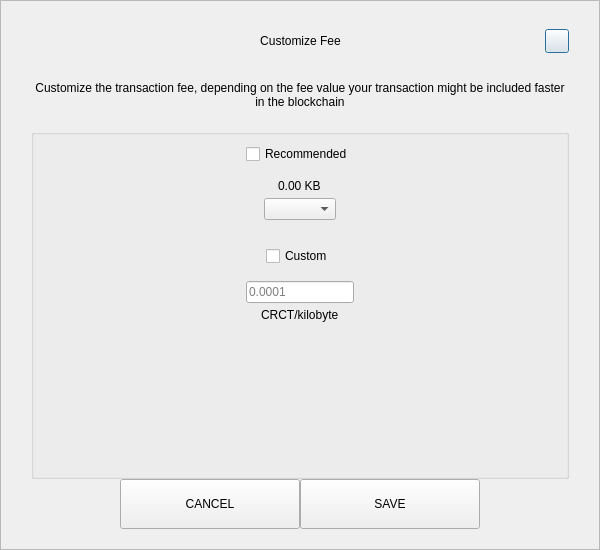
<?xml version="1.0" encoding="UTF-8"?>
<ui version="4.0">
 <class>SendCustomFeeDialog</class>
 <widget class="QDialog" name="SendCustomFeeDialog">
  <property name="geometry">
   <rect>
    <x>0</x>
    <y>0</y>
    <width>600</width>
    <height>550</height>
   </rect>
  </property>
  <property name="windowTitle">
   <string>Form</string>
  </property>
  <layout class="QVBoxLayout" name="verticalLayout_3">
   <property name="spacing">
    <number>0</number>
   </property>
   <property name="leftMargin">
    <number>0</number>
   </property>
   <property name="topMargin">
    <number>0</number>
   </property>
   <property name="rightMargin">
    <number>0</number>
   </property>
   <property name="bottomMargin">
    <number>0</number>
   </property>
   <item>
    <widget class="QFrame" name="frame">
     <property name="styleSheet">
      <string notr="true"/>
     </property>
     <property name="frameShape">
      <enum>QFrame::StyledPanel</enum>
     </property>
     <property name="frameShadow">
      <enum>QFrame::Raised</enum>
     </property>
     <layout class="QVBoxLayout" name="verticalLayout_2">
      <property name="spacing">
       <number>0</number>
      </property>
      <property name="leftMargin">
       <number>30</number>
      </property>
      <property name="topMargin">
       <number>20</number>
      </property>
      <property name="rightMargin">
       <number>30</number>
      </property>
      <property name="bottomMargin">
       <number>20</number>
      </property>
      <item>
       <layout class="QHBoxLayout" name="horizontalLayout_3">
        <property name="spacing">
         <number>0</number>
        </property>
        <item>
         <spacer name="horizontalSpacer_21">
          <property name="orientation">
           <enum>Qt::Horizontal</enum>
          </property>
          <property name="sizeHint" stdset="0">
           <size>
            <width>40</width>
            <height>20</height>
           </size>
          </property>
         </spacer>
        </item>
        <item>
         <widget class="QLabel" name="labelTitle">
          <property name="minimumSize">
           <size>
            <width>0</width>
            <height>40</height>
           </size>
          </property>
          <property name="maximumSize">
           <size>
            <width>16777215</width>
            <height>40</height>
           </size>
          </property>
          <property name="styleSheet">
           <string notr="true">padding-left:24px;</string>
          </property>
          <property name="text">
           <string>Customize Fee</string>
          </property>
          <property name="alignment">
           <set>Qt::AlignCenter</set>
          </property>
          <property name="margin">
           <number>7</number>
          </property>
         </widget>
        </item>
        <item>
         <spacer name="horizontalSpacer">
          <property name="orientation">
           <enum>Qt::Horizontal</enum>
          </property>
          <property name="sizeHint" stdset="0">
           <size>
            <width>40</width>
            <height>20</height>
           </size>
          </property>
         </spacer>
        </item>
        <item>
         <widget class="QPushButton" name="btnEsc">
          <property name="minimumSize">
           <size>
            <width>24</width>
            <height>24</height>
           </size>
          </property>
          <property name="maximumSize">
           <size>
            <width>24</width>
            <height>24</height>
           </size>
          </property>
          <property name="text">
           <string/>
          </property>
         </widget>
        </item>
       </layout>
      </item>
      <item>
       <spacer name="verticalSpacer_2">
        <property name="orientation">
         <enum>Qt::Vertical</enum>
        </property>
        <property name="sizeType">
         <enum>QSizePolicy::Fixed</enum>
        </property>
        <property name="sizeHint" stdset="0">
         <size>
          <width>20</width>
          <height>20</height>
         </size>
        </property>
       </spacer>
      </item>
      <item>
       <widget class="QLabel" name="labelMessage">
        <property name="text">
         <string>Customize the transaction fee, depending on the fee value your transaction might be included faster in the blockchain</string>
        </property>
        <property name="alignment">
         <set>Qt::AlignCenter</set>
        </property>
        <property name="wordWrap">
         <bool>true</bool>
        </property>
       </widget>
      </item>
      <item>
       <spacer name="verticalSpacer_3">
        <property name="orientation">
         <enum>Qt::Vertical</enum>
        </property>
        <property name="sizeType">
         <enum>QSizePolicy::Fixed</enum>
        </property>
        <property name="sizeHint" stdset="0">
         <size>
          <width>20</width>
          <height>20</height>
         </size>
        </property>
       </spacer>
      </item>
      <item>
       <widget class="QGroupBox" name="groupBox">
        <property name="title">
         <string/>
        </property>
        <layout class="QVBoxLayout" name="verticalLayout">
         <property name="leftMargin">
          <number>12</number>
         </property>
         <property name="rightMargin">
          <number>12</number>
         </property>
         <item>
          <layout class="QVBoxLayout" name="verticalLayout_4">
           <property name="spacing">
            <number>5</number>
           </property>
           <item alignment="Qt::AlignHCenter">
            <widget class="QCheckBox" name="checkBoxRecommended">
             <property name="text">
              <string>Recommended</string>
             </property>
            </widget>
           </item>
           <item>
            <spacer name="verticalSpacer_5">
             <property name="orientation">
              <enum>Qt::Vertical</enum>
             </property>
             <property name="sizeType">
              <enum>QSizePolicy::Fixed</enum>
             </property>
             <property name="sizeHint" stdset="0">
              <size>
               <width>20</width>
               <height>10</height>
              </size>
             </property>
            </spacer>
           </item>
           <item alignment="Qt::AlignHCenter">
            <widget class="QLabel" name="labelFee">
             <property name="text">
              <string>0.00 KB</string>
             </property>
            </widget>
           </item>
           <item alignment="Qt::AlignHCenter">
            <widget class="QComboBox" name="comboBoxRecommended"/>
           </item>
          </layout>
         </item>
         <item>
          <spacer name="verticalSpacer">
           <property name="orientation">
            <enum>Qt::Vertical</enum>
           </property>
           <property name="sizeType">
            <enum>QSizePolicy::Fixed</enum>
           </property>
           <property name="sizeHint" stdset="0">
            <size>
             <width>20</width>
             <height>20</height>
            </size>
           </property>
          </spacer>
         </item>
         <item>
          <layout class="QVBoxLayout" name="verticalLayout_5">
           <property name="spacing">
            <number>5</number>
           </property>
           <item alignment="Qt::AlignHCenter">
            <widget class="QCheckBox" name="checkBoxCustom">
             <property name="text">
              <string>Custom</string>
             </property>
            </widget>
           </item>
           <item>
            <spacer name="verticalSpacer_6">
             <property name="orientation">
              <enum>Qt::Vertical</enum>
             </property>
             <property name="sizeType">
              <enum>QSizePolicy::Fixed</enum>
             </property>
             <property name="sizeHint" stdset="0">
              <size>
               <width>20</width>
               <height>10</height>
              </size>
             </property>
            </spacer>
           </item>
           <item alignment="Qt::AlignHCenter">
            <widget class="QLineEdit" name="lineEditCustomFee">
             <property name="placeholderText">
              <string notr="true">0.0001</string>
             </property>
            </widget>
           </item>
           <item alignment="Qt::AlignHCenter">
            <widget class="QLabel" name="labelCustomFee">
             <property name="text">
              <string>CRCT/kilobyte</string>
             </property>
            </widget>
           </item>
          </layout>
         </item>
         <item>
          <spacer name="verticalSpacer_4">
           <property name="orientation">
            <enum>Qt::Vertical</enum>
           </property>
           <property name="sizeHint" stdset="0">
            <size>
             <width>20</width>
             <height>40</height>
            </size>
           </property>
          </spacer>
         </item>
        </layout>
       </widget>
      </item>
      <item>
       <layout class="QHBoxLayout" name="horizontalLayout" stretch="1,2,2,1">
        <item>
         <spacer name="horizontalSpacer1">
          <property name="orientation">
           <enum>Qt::Horizontal</enum>
          </property>
          <property name="sizeHint" stdset="0">
           <size>
            <width>40</width>
            <height>20</height>
           </size>
          </property>
         </spacer>
        </item>
        <item>
         <widget class="QPushButton" name="btnCancel">
          <property name="minimumSize">
           <size>
            <width>180</width>
            <height>50</height>
           </size>
          </property>
          <property name="focusPolicy">
           <enum>Qt::NoFocus</enum>
          </property>
          <property name="text">
           <string>CANCEL</string>
          </property>
         </widget>
        </item>
        <item>
         <widget class="QPushButton" name="btnSave">
          <property name="minimumSize">
           <size>
            <width>180</width>
            <height>50</height>
           </size>
          </property>
          <property name="focusPolicy">
           <enum>Qt::NoFocus</enum>
          </property>
          <property name="text">
           <string>SAVE</string>
          </property>
         </widget>
        </item>
        <item>
         <spacer name="horizontalSpacer_2">
          <property name="orientation">
           <enum>Qt::Horizontal</enum>
          </property>
          <property name="sizeHint" stdset="0">
           <size>
            <width>40</width>
            <height>20</height>
           </size>
          </property>
         </spacer>
        </item>
       </layout>
      </item>
     </layout>
    </widget>
   </item>
  </layout>
 </widget>
 <resources/>
 <connections/>
</ui>
